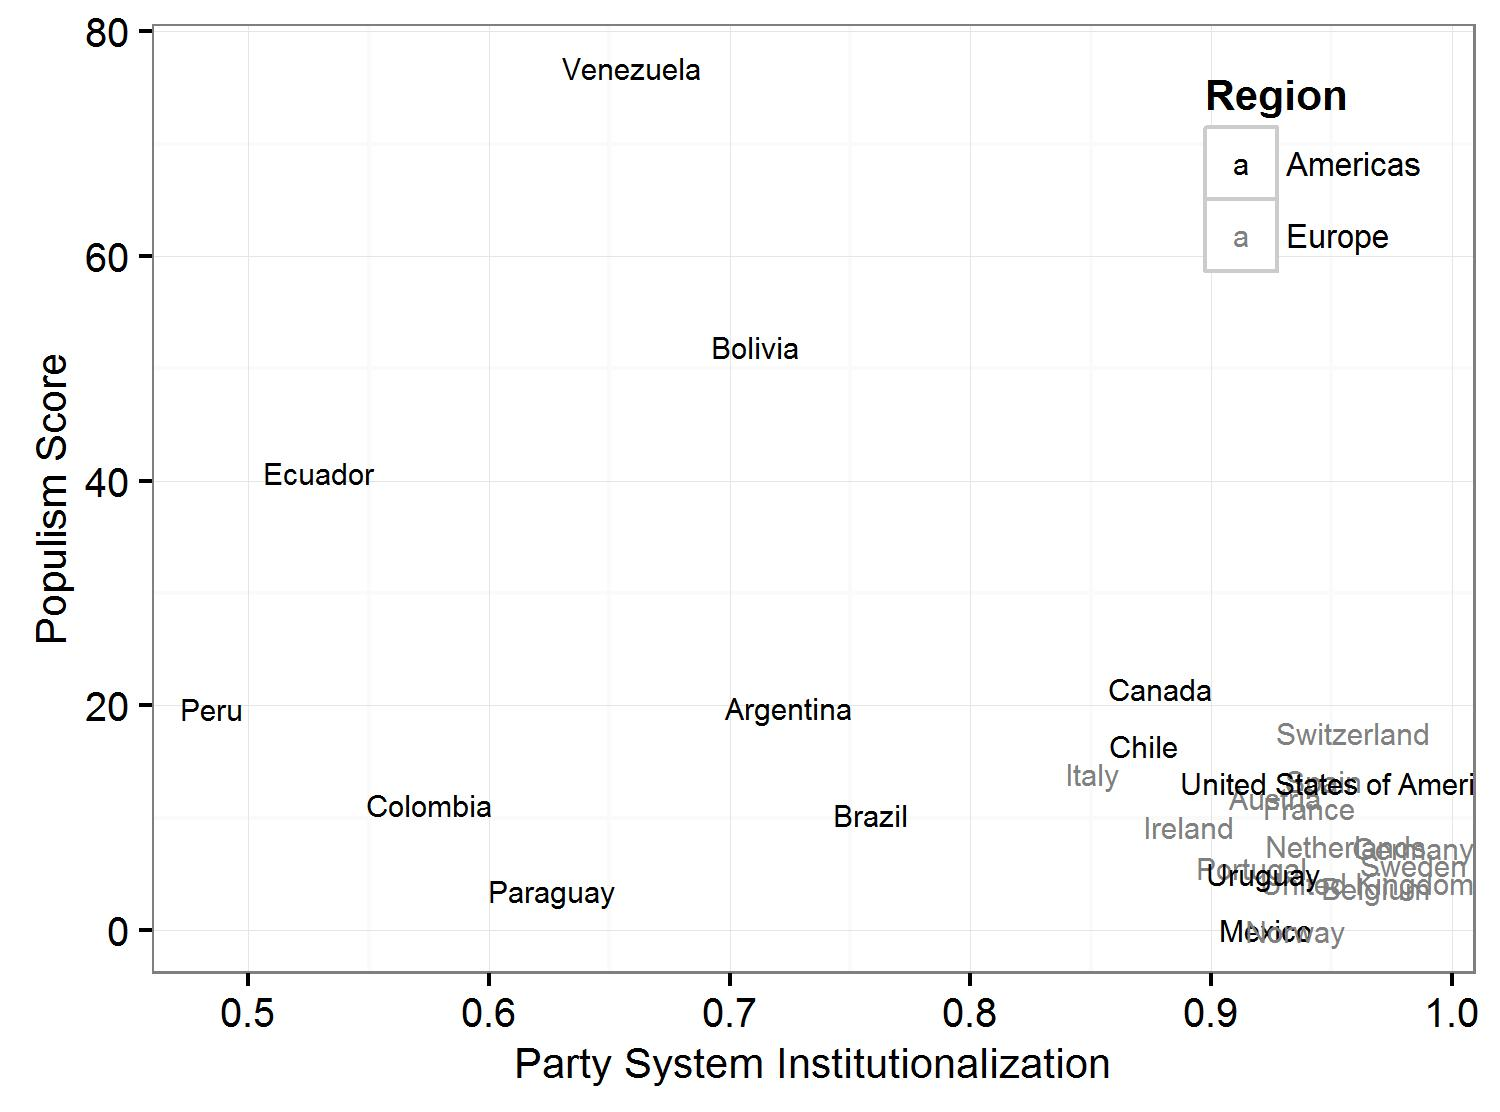

The R source for this figure:
#fig 2
#library(hadleyverse)
#setwd("C:/Users/Darin/Documents/populism/descriptive")

#load("C:/Users/Darin/Documents/populism/descriptive/Joined.Rdta")

#dc <- as.data.frame(dc) %>% 
#  rename(Region = region) %>% 
#  mutate(countryname=replace(countryname, countryname=="German Federal Republic", "Germany")) %>% 
#  mutate(countryname=replace(countryname, countryname=="Italy/Sardinia", "Italy")) 


#d1 <- dc %>% 
#  group_by(region) %>% 
#  summarize_each(funs(mean), -countryname, -region, -median_pop) %>% 
#  mutate(score = round(score, digits = 2), PSI = round(PSI, digits = 2), PI_7 = round(PI_7, digits = 2), votes = round(elec_result_major, digits = 2)) %>% 
#  select(Region = region, Votes = votes, Populism = score, PSI, Strength = PI_7)

#stargazer(d1, summary = F, rownames = FALSE, title = "Tabulation of Populism Scores - Party and Party System Institutionalization")


ggplot(dc, aes(x = PSI, y = score, color = Region, label = countryname)) +
  geom_text(size = 2.5) +
  theme_bw() +
  ylab("Populism Score") +
  xlab("Party System Institutionalization") +
  #ggtitle("Party System Institutionalization and Populism") +
  theme(legend.key.size = unit(.25, "cm")) +
  theme_bw() +
  scale_color_grey(start = 0.0, end = 0.5) +
  theme(legend.position=c(1,1),legend.justification=c(1,1),
        legend.direction="vertical",
        legend.box="horizontal",
        legend.box.just = c("top"), 
        legend.background = element_rect(fill=alpha('white', 0.0))) +
  theme(legend.text=element_text(size=8), legend.title=element_text(size=10, face = "bold"),
        axis.title.x = element_text(size = 10),
        axis.title.y = element_text(size = 10)) 


ggsave("fig2.jpg", width = 5)